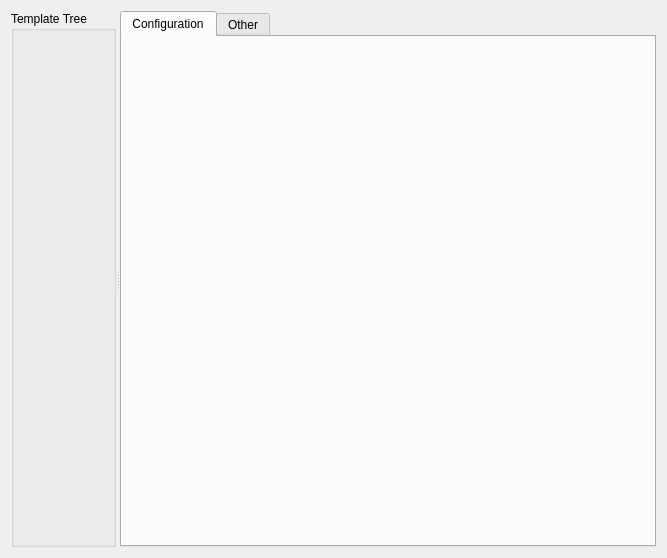
<?xml version="1.0" encoding="UTF-8"?>
<ui version="4.0">
 <class>Form</class>
 <widget class="QWidget" name="Form">
  <property name="geometry">
   <rect>
    <x>0</x>
    <y>0</y>
    <width>667</width>
    <height>558</height>
   </rect>
  </property>
  <property name="windowTitle">
   <string>Form</string>
  </property>
  <layout class="QVBoxLayout" name="verticalLayout">
   <item>
    <widget class="QSplitter" name="splitter">
     <property name="orientation">
      <enum>Qt::Horizontal</enum>
     </property>
     <widget class="QGroupBox" name="groupBox">
      <property name="title">
       <string>Template Tree</string>
      </property>
      <layout class="QVBoxLayout" name="verticalLayout_3">
       <item>
        <layout class="QVBoxLayout" name="vl_template_tree"/>
       </item>
      </layout>
     </widget>
     <widget class="QTabWidget" name="tabWidget">
      <property name="currentIndex">
       <number>0</number>
      </property>
      <widget class="QWidget" name="tab">
       <attribute name="title">
        <string>Configuration</string>
       </attribute>
       <layout class="QVBoxLayout" name="verticalLayout_2">
        <item>
         <layout class="QHBoxLayout" name="hl_config"/>
        </item>
       </layout>
      </widget>
      <widget class="QWidget" name="tab_2">
       <attribute name="title">
        <string>Other</string>
       </attribute>
      </widget>
     </widget>
    </widget>
   </item>
  </layout>
 </widget>
 <resources/>
 <connections/>
</ui>
